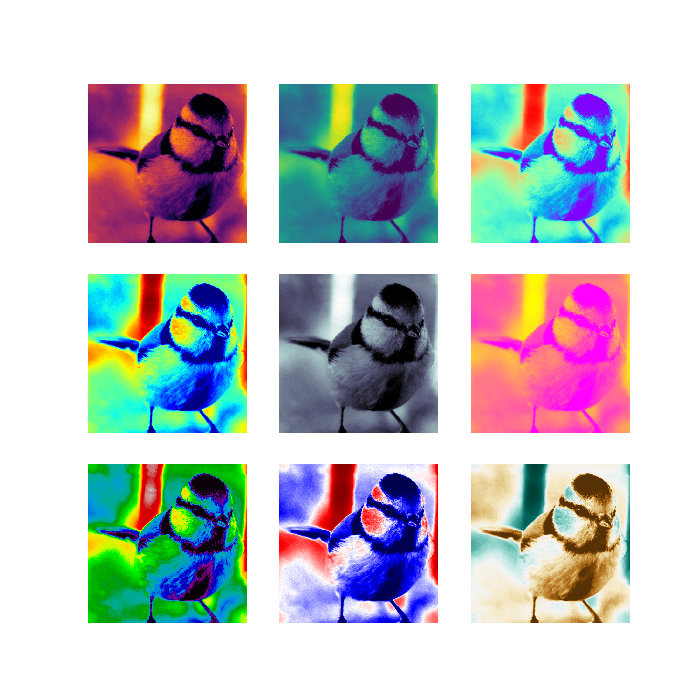

Reproduce this figure in Python.
import numpy as np
import scipy as sp
import matplotlib.pyplot as plt
import matplotlib.image as mpimg
import matplotlib.gridspec as gs

plt.close('all')

image = mpimg.imread("blue_tit.png")
lum_image = image[:,:,0]

#JDP to make the loop work I have to define a counter so i can increment through my 
#JDP colourmaps vector.
colour_count = -1
#JDP here I list all 9 different colourmaps
colourmaps = ('inferno', 'viridis', 'rainbow', 'jet', 'bone', 'spring', 'spectral', 'seismic', 'BrBG')

plt.figure(figsize(7,7))

grid = gs.GridSpec(nrows=3,ncols=3)

#JDP see if you can work out how this loop works. Try to print i and j as it runs
#JDP and get a feel for how it works. Why do I need the colour_count variable?
for i in range(0,3):
    for j in range(0,3):
        colour_count = colour_count + 1
        ax = plt.subplot(grid[i,j])
        ax.axis('off')
        ax.imshow(lum_image, cmap=colourmaps[colour_count])

plt.savefig('ex_3_q_3.png')

